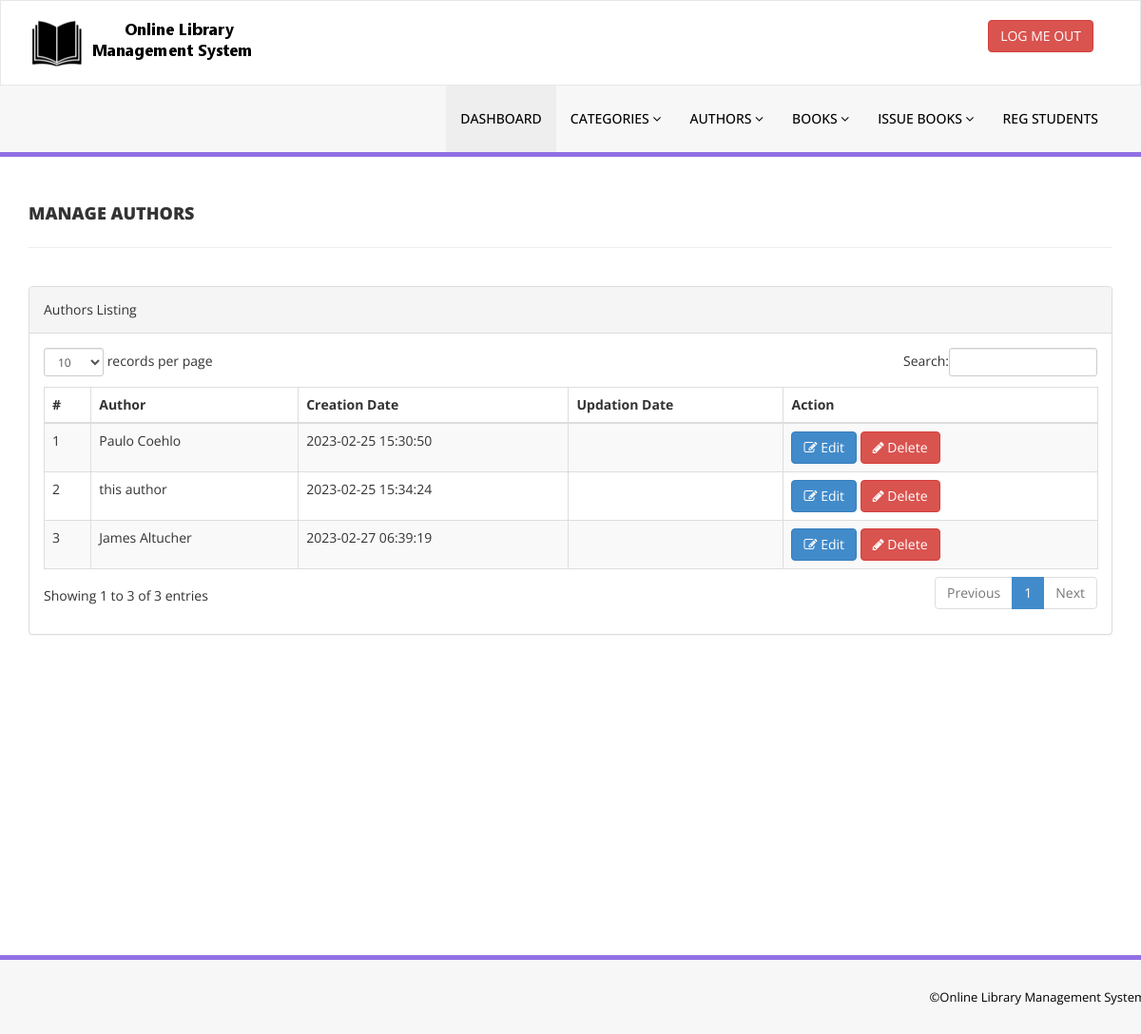
Screenshot of /admin/manage-authors.php (signed in) with the database file from the repository.
### tables this page shows
CREATE TABLE `tblauthors` (
  `id` int(11) NOT NULL,
  `AuthorName` varchar(159) DEFAULT NULL,
  `creationDate` timestamp NULL DEFAULT current_timestamp(),
  `UpdationDate` timestamp NULL DEFAULT NULL ON UPDATE current_timestamp()
);

### admin/manage-authors.php (the view, shortened to what this page needs)
<?php
include('includes/config.php');
if(strlen($_SESSION['alogin'])==0)
    {
header('location:index.php');
}
else{
    ?>
<!DOCTYPE html>
<html xmlns="http://www.w3.org/1999/xhtml">
<head>
    <link href="assets/css/bootstrap.css" rel="stylesheet" />
    <link href="assets/css/font-awesome.css" rel="stylesheet" />
    <link href="assets/js/dataTables/dataTables.bootstrap.css" rel="stylesheet" />
    <link href="assets/css/style.css" rel="stylesheet" />
</head>
<body>
<?php include('includes/header.php');?>
    <div class="content-wrapper">
         <div class="container">
        <div class="row pad-botm">
            <div class="col-md-12">
                <h4 class="header-line">Manage Authors</h4>
    </div>
     <div class="row">
</div>
        </div>
            <div class="row">
                <div class="col-md-12">
                    <div class="panel panel-default">
                        <div class="panel-heading">
                           Authors Listing
                        </div>
                        <div class="panel-body">
                            <div class="table-responsive">
                                <table class="table table-striped table-bordered table-hover" id="dataTables-example">
                                    <thead>
                                        <tr>
                                            <th>#</th>
                                            <th>Author</th>
                                            <th>Creation Date</th>
                                            <th>Updation Date</th>
                                            <th>Action</th>
                                        </tr>
                                    </thead>
                                    <tbody>
<?php $sql = "SELECT * from  tblauthors";
$query = $dbh -> prepare($sql);
$query->execute();
$results=$query->fetchAll(PDO::FETCH_OBJ);
$cnt=1;
if($query->rowCount() > 0)
{
foreach($results as $result)
{               ?>
                                        <tr class="odd gradeX">
                                            <td class="center"><?php echo htmlentities($cnt);?></td>
                                            <td class="center"><?php echo htmlentities($result->AuthorName);?></td>
                                            <td class="center"><?php echo htmlentities($result->creationDate);?></td>
                                            <td class="center"><?php echo htmlentities($result->UpdationDate);?></td>
                                            <td class="center">
                                            <a href="edit-author.php?athrid=<?php echo htmlentities($result->id);?>"><button class="btn btn-primary"><i class="fa fa-edit "></i> Edit</button>
                                          <a href="manage-authors.php?del=<?php echo htmlentities($result->id);?>" onclick="return confirm('Are you sure you want to delete?');"" >  <button class="btn btn-danger"><i class="fa fa-pencil"></i> Delete</button>
                                            </td>
                                        </tr>
 <?php $cnt=$cnt+1;}} ?>
                                    </tbody>
                                </table>
                            </div>
                        </div>
                    </div>
                </div>
            </div>
    </div>
    </div>
  <?php include('includes/footer.php');?>
</body>
</html>
<?php } ?>

### admin/assets/css/style.css (style rules this page uses)
.content-wrapper { margin-top: 40px; min-height:800px; padding-bottom:90px; }
.header-line { font-weight:900; padding-bottom:25px; border-bottom:1px solid #eeeeee; text-transform:uppercase; }
.pad-botm { padding-bottom:30px; }

### rows the page displays
tblauthors: AuthorName "Paulo Coehlo", creationDate "2023-02-25 15:30:50"
tblauthors: AuthorName "this author", creationDate "2023-02-25 15:34:24"
tblauthors: AuthorName "James Altucher", creationDate "2023-02-27 06:39:19"
